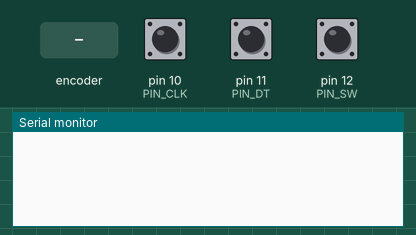
The sketch below on a simulated Arduino Uno, built with avr-gcc and run on an emulated ATmega328P. Parts: the last lines printed to the serial monitor. Inputs (shaded band) come from the test bench; at power-on: pin 12 (PIN_SW) HIGH, pin 10 (PIN_CLK) HIGH, pin 11 (PIN_DT) HIGH.

Above: at 1.2 s.
1.3 s: rotary encoder on pin 10 (PIN_CLK) / pin 11 (PIN_DT) turned 1 step (first pin leading)
At 1.9 s:
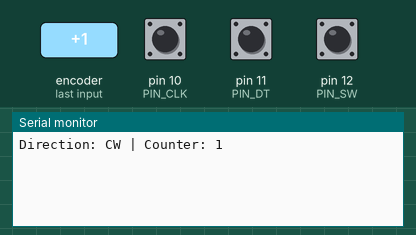
3.0 s: pin 12 (PIN_SW) pulled LOW for 0.15 s
At 3.7 s:
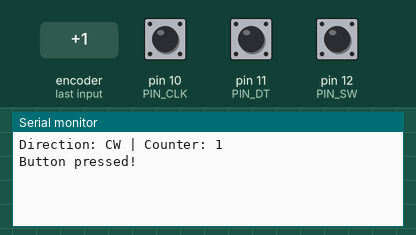
4.6 s: rotary encoder on pin 10 (PIN_CLK) / pin 11 (PIN_DT) turned 2 steps (second pin leading)
At 5.5 s:
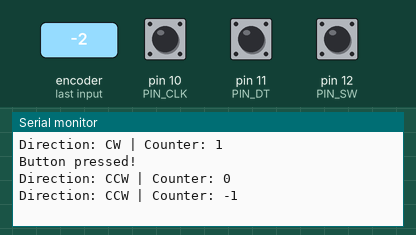

Measured:
- after the input at 1.3 s, the serial monitor: prints a new line after 0.05 s (image 1)
- after the input at 3.0 s, the serial monitor: prints a new line at once (image 2)
- after the input at 4.6 s, the serial monitor: prints a new line after 0.08 s (image 3)

The sketch:

rotaryencoder.ino
```cpp
/*
 * Script to test a rotary encoder.
 *
 * Written for the AZDelivery KY-040 Rotary Encoder Module for Arduino,
 * but can be adapted to others.
 *
 * Connect the rotary encoder to power (5V, but 3V works, too) and ground.
 * Connect the SW (button press interrupt), CLK (A-singal) and DT (B-signal)
 * to the Teensy 4.0 at any digital pin.
 *
 * Define the correct pin numbers below.
 *
 * Additionally, on your PC, open Tools > Serial Monitor to read the logs
 * (this might cause an error, follow the permission setting instructions
 * there). Make sure that the Bauds are set to the same number as in the
 * Serial.begin() method below. The script will write out the motor speed
 * at every completed turn.
 *
 * Then compile, upload, and run.
 *
 * In the serial monitor you should see outputs like:
 * 19:04:26.018 -> Direction: CW | Counter: -11
 * 19:04:26.118 -> Direction: CCW | Counter: -12
 * 19:04:26.184 -> Direction: CW | Counter: -11
 * 19:04:28.740 -> Button pressed!
 */

// pin configuration
#define PIN_CLK 10
#define PIN_DT 11
#define PIN_SW 12

int counter = 0;
int currentStateCLK;
int lastStateCLK;
String currentDir ="";
unsigned long lastButtonPress = 0;

void setup() {

  // Set encoder pins as inputs
  pinMode(PIN_CLK, INPUT);
  pinMode(PIN_DT, INPUT);
  pinMode(PIN_SW, INPUT_PULLUP);

  // Setup Serial Monitor
  Serial.begin(9600);

  // Read the initial state of CLK
  lastStateCLK = digitalRead(PIN_CLK);
}

void loop() {

  // Read the current state of CLK
  currentStateCLK = digitalRead(PIN_CLK);

  // If last and current state of CLK are different, then pulse occurred
  // React to only 1 state change to avoid double count
  if (currentStateCLK != lastStateCLK  && currentStateCLK == 1){

    // If the DT state is different than the CLK state then
    // the encoder is rotating CW so increment
    if (digitalRead(PIN_DT) != currentStateCLK) {
      counter++;
      currentDir ="CW";
    } else {
      // Encoder is rotating CCW so decrement
      counter--;
      currentDir ="CCW";
    }

    Serial.print("Direction: ");
    Serial.print(currentDir);
    Serial.print(" | Counter: ");
    Serial.println(counter);
  }

  // Remember last CLK state
  lastStateCLK = currentStateCLK;

  // Read the button state
  int btnState = digitalRead(PIN_SW);

  //If we detect LOW signal, button is pressed
  if (btnState == LOW) {
    //if 50ms have passed since last LOW pulse, it means that the
    //button has been pressed, released and pressed again
    if (millis() - lastButtonPress > 50) {
      Serial.println("Button pressed!");
    }

    // Remember last button press event
    lastButtonPress = millis();
  }

  // Put in a slight delay to help debounce the reading
  delay(1);
}
```
